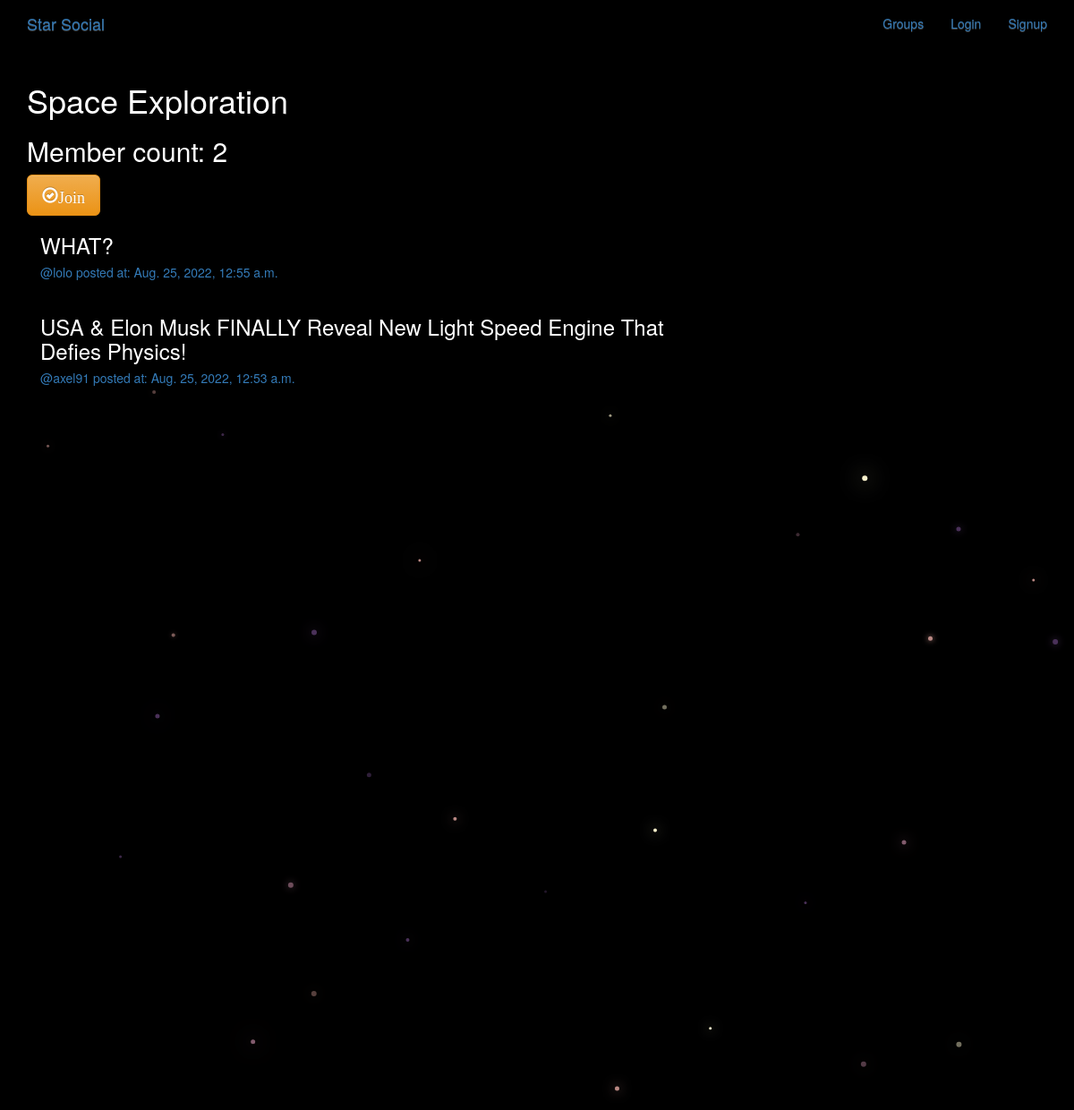
The page /groups/posts/in/space-exploration on the database its author committed.
### groups/models.py (models this page shows, shortened)
class Group(models.Model):
    name = models.CharField(max_length=255, unique=True)
    slug = models.SlugField(allow_unicode=True, unique=True)
    description = models.TextField(blank=True, default='')
    description_html = models.TextField(editable=False, default='', blank=True)
    members = models.ManyToManyField(User, through='GroupMember')
    class Meta:
        ordering = ['name']

### posts/models.py (models this page shows, shortened)
class Post(models.Model):
    user = models.ForeignKey(User, related_name='posts', on_delete=models.CASCADE)
    created_at = models.DateTimeField(auto_now=True)
    message = models.TextField()
    message_html = models.TextField(editable=False)
    group = models.ForeignKey(Group, related_name='posts', null=True, blank=True, on_delete=models.CASCADE)
    class Meta:
        ordering = ['-created_at']
        unique_together = ['user', 'message']

### groups/views.py (the view)
# urls.py: path('posts/in/<slug:slug>', views.SingleGroup.as_view(), name='single'),
class SingleGroup(generic.DetailView):
    model = Group

### groups/templates/groups/group_detail.html
{% extends 'groups/group_base.html' %}
{% block pregroup %}
<h1>{{ group.name }}</h1>
<h2>Member count: {{ group.members.count }}</h2>
<div class="content">
    {% if user in group.members.all %}
        <a class="btn btn-lg btn-warning" href="{% url 'groups:leave' slug=group.slug %}">
            <span class="glyphicon glyphicon-remove-circle">Leave</span></a>
    {% else %}
        <a class="btn btn-lg btn-warning" href="{% url 'groups:join' slug=group.slug %}">
        <span class="glyphicon glyphicon-ok-circle">Join</span></a>
    {% endif %}
</div>
{% endblock %}
{% block group_content %}
<div class="col-md-8">
    {% if group.posts.count == 0 %}
    <h2>No posts in this group yet</h2>
    {% else %}
    {% for post in group.posts.all %}
        {% include "posts/_post.html" %}
    {% endfor %}
    {% endif %}
</div>
{% endblock %}

### posts/templates/posts/_post.html (shortened to what this page needs)
<div class=" post media">
    <h3>{{ post.message_html|safe}}</h3>
    <div class="media-body">
        <h5 class="media-heading">
            <span class="username">
                <a href="{% url 'posts:for_user' username=post.user.username %}">@{{post.user.username}}</a>
            </span>
            <time class="time">
                <a href="{% url 'posts:single' username=post.user.username pk=post.pk %}"> posted at: {{post.created_at}}</a>
            </time>
        </h5>
    </div>
</div>

### static/starsocial/css/master.css (style rules this page uses)
html, body { height: 100%; width: 100%; overflow: hidden; background-color: black; margin: 0; color: white; }

### rows shown on the page
Group: name "Space Exploration", members.count "2"
Post: message_html "WHAT?", user.username "lolo", created_at "Aug. 25, 2022, 12:55 a.m."
Post: message_html "USA & Elon Musk FINALLY Reveal New Light Speed Engine That Defies Physics!", user.username "axel91", created_at "Aug. 25, 2022, 12:53 a.m."
